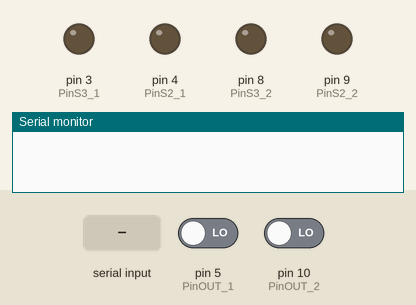
A sketch run on a simulated Arduino Uno, built with avr-gcc and run on an emulated ATmega328P. On the bench: output pins drawn as LEDs (lit = HIGH), the last lines printed to the serial monitor. Inputs (shaded band) come from the test bench; at power-on: pin 5 (PinOUT_1) LOW, pin 10 (PinOUT_2) LOW.

Above: at 1.2 s.
1.3 s: "L1\n" received over Serial
At 4.1 s:
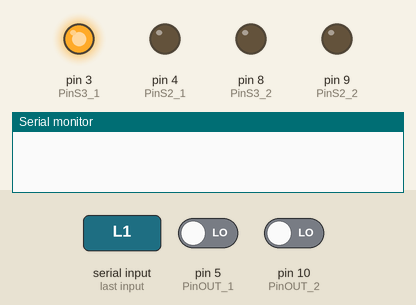
4.3 s: "L2\n" received over Serial
At 6.1 s:
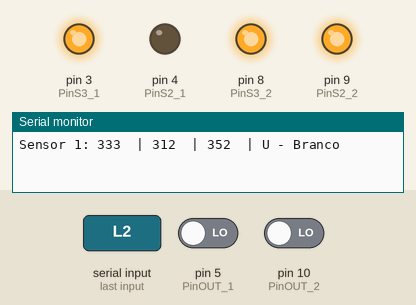
7.3 s: "L1\n" received over Serial
At 9.9 s:
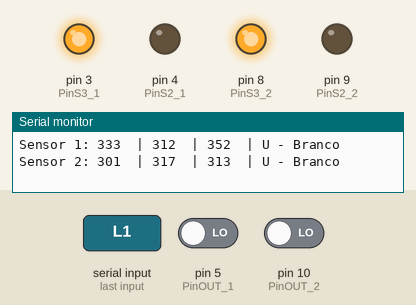
Timing chart, 0 to 11.4 s (numbered marks = the images above; inputs shaded):
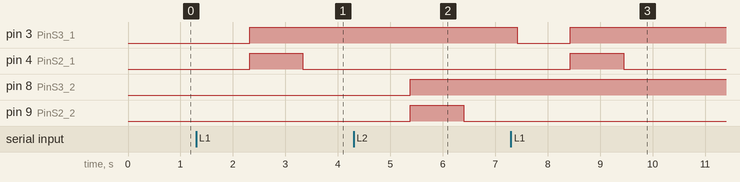

The sketch:

leitura_KNN.ino
```cpp
// Autor: Lucas Arnaud de Araújo
// Trabalho de Conclusão de Curso em Engenharia Mecânica
// Universidade Federal de Pernambuco
// Projeto: ROBÔ SOLUCIONADOR DO CUBO DE RUBIK COM USO DE MOTORES DE PASSO E SENSORES DE COR
// Nome do arquivo: leitura_KNN (instalado no Arduino UNO)
// Data de atualização: 17/09/2024

// Este código se divide em 3 partes:
// Parte 1: declarações de funções e variáveis, definição dos pinos dos dois sensores e inicialização da serial;
// Parte 2: loop para realizar leituras ou imprimir sequência lida;
// Parte 3: funções de cada um dos sensores para classificar valores RGB em cores pelo algoritmo KNN.

// Para mais detalhes acesse o arquivo PDF denominado [TCC_Lucas_Arnaud] disponibilizado nesta pasta do github.

//////////////////////////////////// PARTE 1 ////////////////////////////////////

/////////////// DECLARAÇÃO DAS VARIÁVEIS E FUNÇÕES ////////////////

int red[2]; //Declaração da variável que representará a cor vermelha
int green[2]; //Declaração da variável que representará a cor verde
int blue[2]; // Declaração da variável que representará a cor azul
bool fazer_Leitura = false;
String sequencia_cores = ""; // String para armazenar a sequência de cores lidas
int sensorAtual = -1; // Variável para armazenar qual sensor usar

void classificar_cor_1(int red, int green, int blue); // Inicialização da função de classificação do SENSOR 1
void classificar_cor_2(int red, int green, int blue); // Inicialização da função de classificação do SENSOR 2

/////////////// DEFINIÇÃO DOS PINOS E INICIALIZAÇÃO DA SERIAL ////////////////

#define PinS2_1  4 //Definição do Pino S2_1 na entrada digital 3
#define PinS3_1 3 //Definição do Pino S3_1 na entrada digital 4
#define PinOUT_1 5 //Definição do Pino OUT_1 na entrada digital 5

#define PinS2_2  9 //Definição do Pino S2_2 na entrada digital 8
#define PinS3_2 8 //Definição do Pino S3_2 na entrada digital 9
#define PinOUT_2 10 //Definição do Pino OUT_2 na entrada digital 10

void setup() {
  pinMode(PinOUT_1, INPUT); //Definição do PinOUT como sendo um pino de entrada
  pinMode(PinS2_1, OUTPUT); //Definição do Pino S2 como sendo um pino de saída
  pinMode(PinS3_1, OUTPUT); //Definição do Pino S3 como sendo um pino de saída

  pinMode(PinOUT_2, INPUT); //Definição do PinOUT como sendo um pino de entrada
  pinMode(PinS2_2, OUTPUT); //Definição do Pino S2 como sendo um pino de saída
  pinMode(PinS3_2, OUTPUT); //Definição do Pino S3 como sendo um pino de saída

  Serial.begin(9600); //Inicia a Serial com velocidade de 9600 bps
}

//////////////////////////////////// PARTE 2 ////////////////////////////////////

/////////////// LOOP PARA REALIZAR LEITURAS OU IMPRIMIR SEQUÊNCIA LIDA ////////////////

void loop() {
  if (Serial.available() > 0) { // Verifica se há dados disponíveis na porta serial
    String input = Serial.readStringUntil('\n'); // Lê a linha recebida

    if (input == "L1") { // Se o caractere recebido for 'L1'
      sensorAtual = 1; // Define sensorAtual como 1
      fazer_Leitura = true; // Define fazer_Leitura como verdadeiro
    } else if (input == "L2") { // Se o caractere recebido for 'L2'
      sensorAtual = 2; // Define sensorAtual como 2
      fazer_Leitura = true; // Define fazer_Leitura como verdadeiro
    } else if (input == "P") { // Se o caractere recebido for 'P'
      Serial.println(sequencia_cores); // Imprime a sequência de cores armazenada
    }
  }

  if (fazer_Leitura) { // Se fazer_Leitura for verdadeiro
    if (sensorAtual == 1) {
      // Leitura das cores do sensor 1
      digitalWrite(PinS2_1, LOW); // Aciona um valor LOW ao Pino S2
      digitalWrite(PinS3_1, LOW); // Aciona um valor LOW ao Pino S3
      red[0] = pulseIn(PinOUT_1, LOW); // define red como sendo responsável por ler a informação de pulso LOW do pino out
      red[0] = map (red[0], 13, 55, 255, 0); //mapeia o pulso lido para um valor entre 0 a 255
      delay(15); // delay de 15 milissegundos até o próximo comando
      digitalWrite(PinS2_1, HIGH); // Aciona um valor HIGH ao Pino S2
      digitalWrite(PinS3_1, HIGH); // Aciona um valor HIGH ao Pino S3
      green[0] = pulseIn(PinOUT_1, LOW); // define green como sendo responsável por ler a informação de pulso LOW do pino out
      green[0] = map (green[0], 11, 60, 255, 0); //mapeia o pulso lido para um valor entre 0 a 255
      delay(15); // delay de 15 milissegundos até o próximo comando
      digitalWrite(PinS2_1, LOW); // Aciona um valor LOW ao Pino S2
      digitalWrite(PinS3_1, HIGH); // Aciona um valor HIGH ao Pino S3
      blue[0] = pulseIn(PinOUT_1, LOW); // define blue como sendo responsável por ler a informação de pulso LOW do pino out
      blue[0] = map (blue[0], 13, 47, 255, 0); //mapeia o pulso lido para um valor entre 0 a 255
      delay(15); // delay de 15 milissegundos até o próximo comando

      // Imprimindo valores RGB do SENSOR 1
      Serial.print("Sensor 1: ");
      Serial.print(red[0]);
      Serial.print("\t| ");
      Serial.print(green[0]);
      Serial.print("\t| ");
      Serial.print(blue[0]);
      Serial.print("\t| ");
      // Aplica os valores na função de classificação do SENSOR 1 para definir a cor lida
      classificar_cor_1(red[0], green[0], blue[0]);

    } else if (sensorAtual == 2) {
      // Leitura das cores do sensor 2
      digitalWrite(PinS2_2, LOW); // Aciona um valor LOW ao Pino S2
      digitalWrite(PinS3_2, LOW); // Aciona um valor LOW ao Pino S3
      red[1] = pulseIn(PinOUT_2, LOW); // define red como sendo responsável por ler a informação de pulso LOW do pino out
      red[1] = map (red[1], 17, 111, 255, 0); //mapeia o pulso lido para um valor entre 0 a 255
      delay(15); // delay de 15 milissegundos até o próximo comando
      digitalWrite(PinS2_2, HIGH); // Aciona um valor HIGH ao Pino S2
      digitalWrite(PinS3_2, HIGH); // Aciona um valor HIGH ao Pino S3
      green[1] = pulseIn(PinOUT_2, LOW); // define green como sendo responsável por ler a informação de pulso LOW do pino out
      green[1] = map (green[1], 19, 96, 255, 0); //mapeia o pulso lido para um valor entre 0 a 255
      delay(15); // delay de 15 milissegundos até o próximo comando
      digitalWrite(PinS2_2, LOW); // Aciona um valor LOW ao Pino S2
      digitalWrite(PinS3_2, HIGH); // Aciona um valor HIGH ao Pino S3
      blue[1] = pulseIn(PinOUT_2, LOW); // define blue como sendo responsável por ler a informação de pulso LOW do pino out
      blue[1] = map (blue[1], 14, 75, 255, 0); //mapeia o pulso lido para um valor entre 0 a 255
      delay(15); // delay de 15 milissegundos até o próximo comando

      // Imprimindo valores RGB do SENSOR 2
      Serial.print("Sensor 2: ");
      Serial.print(red[1]);
      Serial.print("\t| ");
      Serial.print(green[1]);
      Serial.print("\t| ");
      Serial.print(blue[1]);
      Serial.print("\t| ");
      // Aplica os valores na função de classificação do SENSOR 2 para definir a cor lida
      classificar_cor_2(red[1], green[1], blue[1]);
    }
    fazer_Leitura = false; // atribue valor false a variável fazer_Leitura para que outra solicitação de leitura possa ser feita
  }
}

//////////////////////////////////// PARTE 3 ////////////////////////////////////

/////////////// FUNÇÃO PARA CLASSIFICAR OS VALORES RGB DO SENSOR 1 EM COR PELO ALGORITMO KNN ////////////////

void classificar_cor_1(int red, int green, int blue) {

 // 10 amostras (red, green, blue) de cada cor ("U - Branco", "D - Amarelo", "F - Vermelho", "B - Laranja",  "L - Verde", "R - Azul")
  int amostras[60][3] = {
    {219, 203, 210}, {213, 203, 218}, {225, 203, 218}, {219, 203, 218}, {219, 229, 218}, {213, 208, 218}, {213, 193, 203},
    {206, 187, 195}, {206, 193, 203}, {200, 187, 195}, //BRANCO
    {158, 114, 38}, {158, 146, 38}, {134, 104, 45}, {152, 114, 53}, {152, 125, 53}, {140, 130, 68}, {188, 120, 60},
    {164, 125, 60}, {176, 135, 75}, {170, 135, 75}, // AMARELO
    {170, 99, 105}, {176, 135, 150}, {152, 99, 98}, {140, 104, 38}, {109, 26, 45}, {164, 104, 90}, {128, 62, 45},
    {146, 52, 60}, {134, 62, 45}, {158, 104, 90}, //VERMELHO
    {170, 78, 45}, {176, 114, 68}, {170, 109, 90}, {164, 88, 75}, {188, 141, 135}, {164, 83, 68}, {152, 83, 113},
    {188, 130, 120}, {146, 78, 83}, {158, 83, 83}, //LARANJA
    {61, 104, 68}, {79, 99, 68}, {73, 99, 60}, {73, 114, 90}, {115, 135, 128}, {55, 78, 68}, {30, 78, 68},
    {97, 99, 75}, {85, 109, 98}, {109, 104, 60}, //VERDE
    {55, 99, 105}, {55, 52, 83}, {43, 73, 90}, {61, 62, 98}, {67, 83, 98}, {67, 52, 90}, {67, 83, 120}, {103, 94, 113},
    {79, 73, 105}, {91, 73, 113} // AZUL
};
  // Nome das cores
  String cores[6] = {"U - Branco", "D - Amarelo", "F - Vermelho", "B - Laranja",  "L - Verde", "R - Azul"};

  // Armazena as distâncias e os índices de cores correspondentes
  float distancias[60];
  int indices_cor[60];

  // Calcula a distância euclidiana para cada amostra
  for (int i = 0; i < 60; i++) {
    int amostraRed = amostras[i][0];
    int amostraGreen = amostras[i][1];
    int amostraBlue = amostras[i][2];

    distancias[i] = sqrt(
      pow((red - amostraRed), 2) +
      pow((green - amostraGreen), 2) +
      pow((blue - amostraBlue), 2)
    );

    // Classificar as amostras em cores (divisão por 6 blocos de 10)
    if (i < 10) {
      indices_cor[i] = 0; // Branco
    } else if (i < 20) {
      indices_cor[i] = 1; // Amarelo
    } else if (i < 30) {
      indices_cor[i] = 2; // Vermelho
    } else if (i < 40) {
      indices_cor[i] = 3; // Laranja
    } else if (i < 50) {
      indices_cor[i] = 4; // Verde
    } else {
      indices_cor[i] = 5; // Azul
    }
  }

  // Ordena as distâncias (com bubble sort)
  for (int i = 0; i < 59; i++) {
    for (int j = 0; j < 59 - i; j++) {
      if (distancias[j] > distancias[j + 1]) {
        // Troca de distâncias
        float tempDist = distancias[j];
        distancias[j] = distancias[j + 1];
        distancias[j + 1] = tempDist;

        // Troca de índices de cor correspondente
        int tempIndex = indices_cor[j];
        indices_cor[j] = indices_cor[j + 1];
        indices_cor[j + 1] = tempIndex;
      }
    }
  }

  // Se faz a votação com os 3 vizinhos mais próximos (K=3)
  int votos[6] = {0, 0, 0, 0, 0, 0};  // 6 posições, uma para cada cor

  for (int i = 0; i < 3; i++) {
    votos[indices_cor[i]]++;  // Adiciona um voto para a cor correspondente
  }

  // Encontra a cor com o maior número de votos
  int maiorVoto = 0;
  int indiceCor = -1;
  for (int i = 0; i < 6; i++) {
    if (votos[i] > maiorVoto) {
      maiorVoto = votos[i];
      indiceCor = i;
    }
  }

  // Exibe a cor identificada
  if (indiceCor != -1) {
    Serial.println(cores[indiceCor]); // Imprime na serial a cor identificada
    sequencia_cores += cores[indiceCor].charAt(0);  // Armazena a primeira letra da cor da sequência de cores
  } else { // Se a cor for desconhecida, imprime mensagem na serial e adiciona 'X' na sequencia de cores lidas
    Serial.println("Desconhecida");
    sequencia_cores += 'X';
  }
}

/////////////// FUNÇÃO PARA CLASSIFICAR OS VALORES RGB DO SENSOR 2 EM COR PELO ALGORITMO KNN ////////////////

void classificar_cor_2(int red, int green, int blue) {

   // 10 amostras (red, green, blue) de cada cor ("U - Branco", "D - Amarelo", "F - Vermelho", "B - Laranja",  "L - Verde", "R - Azul")
  int amostras[30][3] = {
    {228, 238, 230}, {231, 238, 230}, {231, 235, 230}, {231, 238, 234}, {225, 232, 230},// BRANCO
    {184, 162, 79}, {190, 169, 92}, {187, 166, 88}, {184, 162, 84}, {193, 176, 96}, // AMARELO
    {152, 33, 63}, {155, 30, 42}, {152, 43, 54}, {155, 36, 42}, {152, 33, 46}, // VERMELHO
    {184, 93, 54}, {187, 93, 84}, {182, 106, 63}, {171, 86, 75}, {187, 96, 59},  // LARANJA
    {35, 93, 50}, {33, 89, 54}, {30, 89, 50}, {27, 86, 46}, {33, 89, 46},  // VERDE
    {22, 46, 92}, {22, 40, 88}, {19, 46, 121}, {27, 50, 100}, {35, 56, 100},  // AZUL
};

  // Nome das cores
  String cores[6] = {"U - Branco", "D - Amarelo", "F - Vermelho", "B - Laranja", "L - Verde", "R - Azul"};

  // Armazena as distâncias e os índice de cores correspondentes
  float distancias[30];
  int indices_cor[30];

  // Calcula a distância euclidiana para cada amostra
  for (int i = 0; i < 30; i++) {
    int amostraRed = amostras[i][0];
    int amostraGreen = amostras[i][1];
    int amostraBlue = amostras[i][2];

    distancias[i] = sqrt(
      pow((red - amostraRed), 2) +
      pow((green - amostraGreen), 2) +
      pow((blue - amostraBlue), 2)
    );

    // Classifica as amostras em cores (divisão por 6 blocos de 5)
    if (i < 5) {
      indices_cor[i] = 0; // Branco
    } else if (i < 10) {
      indices_cor[i] = 1; // Amarelo
    } else if (i < 15) {
      indices_cor[i] = 2; // Vermelho
    } else if (i < 20) {
      indices_cor[i] = 3; // Laranja
    } else if (i < 25) {
      indices_cor[i] = 4; // Verde
    } else {
      indices_cor[i] = 5; // Azul
    }
  }

  // Ordenar as distâncias (com bubble sort)
  for (int i = 0; i < 29; i++) {
    for (int j = 0; j < 29 - i; j++) {
      if (distancias[j] > distancias[j + 1]) {
        // Troca de distâncias
        float tempDist = distancias[j];
        distancias[j] = distancias[j + 1];
        distancias[j + 1] = tempDist;

        // Troca de índices de cor correspondente
        int tempIndex = indices_cor[j];
        indices_cor[j] = indices_cor[j + 1];
        indices_cor[j + 1] = tempIndex;
      }
    }
  }

  // Se faz a votação com os 3 vizinhos mais próximos (K=3)
  int votos[6] = {0, 0, 0, 0, 0, 0};  // 6 posições, uma para cada cor

  for (int i = 0; i < 3; i++) {
    votos[indices_cor[i]]++;  // Adiciona um voto para a cor correspondente
  }

  // Encontra a cor com o maior número de votos
  int maiorVoto = 0;
  int indiceCor = -1;
  for (int i = 0; i < 6; i++) {
    if (votos[i] > maiorVoto) {
      maiorVoto = votos[i];
      indiceCor = i;
    }
  }
  // Exibe a cor identificada
  if (indiceCor != -1) {
    Serial.println(cores[indiceCor]); // Imprime na serial a cor identificada
    sequencia_cores += cores[indiceCor].charAt(0);  // Armazena a primeira letra da cor
  } else { // Se a cor for desconhecida, imprime mensagem na serial e adiciona 'X' na sequencia de cores lidas
    Serial.println("Desconhecida");
    sequencia_cores += 'X';
  }
}
```

Measured:
- after the input at 1.3 s, pin 3 (PinS3_1): LOW → HIGH after 1.0 s; pin 4 (PinS2_1): LOW → HIGH after 1.0 s, → LOW 1.0 s later
- after the input at 4.3 s, pin 8 (PinS3_2): LOW → HIGH after 1.1 s; pin 9 (PinS2_2): LOW → HIGH after 1.1 s, → LOW 1.0 s later
- after the input at 7.3 s, pin 3 (PinS3_1): HIGH → LOW after 0.12 s, → HIGH 1.0 s later; pin 4 (PinS2_1): LOW → HIGH after 1.1 s, → LOW 1.0 s later
